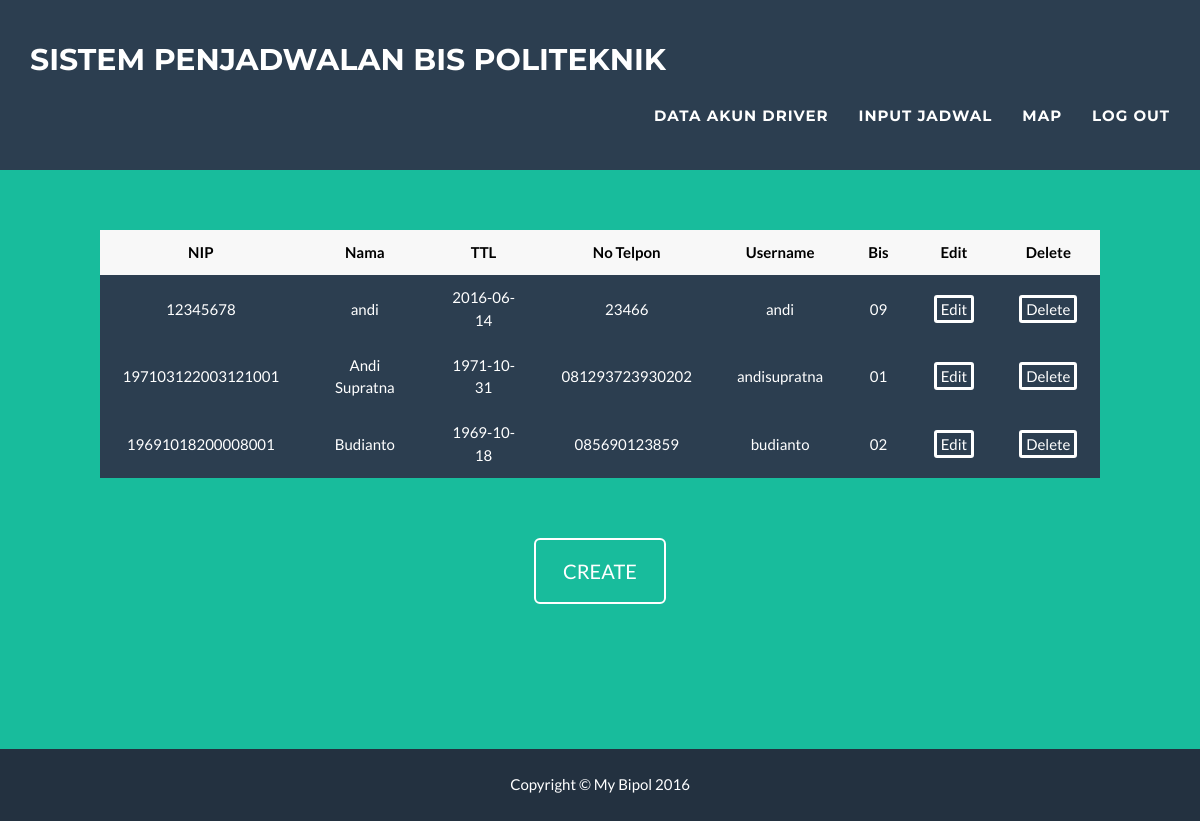
The app's page /admin.php with its own data.
### tables this page shows
CREATE TABLE IF NOT EXISTS `pegawai` (
  `nip` char(18) NOT NULL DEFAULT '',
  `Nama` varchar(30) NOT NULL,
  `tgl_lahir` date DEFAULT NULL,
  `jabatan` varchar(20) DEFAULT NULL,
  `no_telp` char(15) DEFAULT NULL,
  `alamat` varchar(100) DEFAULT NULL,
  `username` varchar(20) NOT NULL DEFAULT '',
  `password` varchar(20) DEFAULT NULL,
  `no_bis` varchar(4) DEFAULT NULL
);

### admin.php (the view, shortened to what this page needs)
<!DOCTYPE html>
<html lang="en">
<head>
    <link href="css/bootstrap.min.css" rel="stylesheet">
    <link href="css/freelancer.css" rel="stylesheet">
	<link rel="stylesheet" type="text/css" href="css/component.css" />
    <link href="font-awesome/css/font-awesome.min.css" rel="stylesheet" type="text/css">
</head>
<body id="page-top" class="index">
    <nav class="navbar navbar-default navbar-fixed-top">
        <div class="container">
            <div class="navbar-header page-scroll">
                <a class="navbar-brand" href="#page-top">SISTEM PENJADWALAN BIS POLITEKNIK</a>
            </div>
            <div class="collapse navbar-collapse" id="bs-example-navbar-collapse-1">
                <ul class="nav navbar-nav navbar-right">
                    <li class="page-scroll">
                        <a href="admin.php">Data Akun Driver</a>
                    </li>
                    <li class="page-scroll">
                        <a href="inputjadwal.php">Input Jadwal</a>
                    </li>
					<li class="page-scroll">
                        <a href="map.php">Map</a>
                    </li>
					<li class="page-scroll">
                        <a href="index.php">Log out</a>
                    </li>
                </ul>
            </div>
        </div>
    </nav>
    <header>
        <div class="container">
			<div class="component">
				<table>
					<thead>
						<tr>
							<th>NIP</th>
							<th>Nama</th>
                            <th>TTL</th>
                            <th>No Telpon</th>
							<th>Username</th>
							<th>Bis</th>
							<th>Edit</th>
							<th>Delete</th>
						</tr>
					</thead>
                    <?php
                        $driverdt=mysql_query("SELECT * FROM pegawai WHERE jabatan='Supir'");
                        while($col=mysql_fetch_array($driverdt)){
                     ?>
					<tbody>
						<tr>
						<td><?php echo $col['nip']?></td>
						<td><?php echo $col['Nama']?></td>
						<td><?php echo $col['tgl_lahir']?></td>
						<td><?php echo $col['no_telp']?></td>
                        <td><?php echo $col['username']?></td>
                        <td><?php echo $col['no_bis']?></td>
						<td class="update">
						<div class="dua">
						<a href="EditDriver.php?id=<?php echo $col['nip'] ?>" class="satu" style="text-decoration:none">
                        Edit
						</a>
						</div>
						</td>
						<td class="delete">
						<a href="DeleteDriver.php?id=<?php echo $col['nip'] ?>" class="satu" style="text-decoration:none">
                        Delete
						</a></td>
						</tr>
                    </tbody>
                    <?php
                        }
                    ?>
				</table>
				<div class="col-lg-8 col-lg-offset-2 text-center">
					<a href="create.php" class="btn btn-lg btn-outline">
                    CREATE
					</a>
				</div>
			</div>
		</div>
    </header>
    <footer class="text-center">
        <div class="footer-below">
            <div class="container">
                <div class="row">
                    <div class="col-lg-12">
                        Copyright &copy; My Bipol 2016
                    </div>
                </div>
            </div>
        </div>
    </footer>
</body>
</html>

### css/freelancer.css (style rules this page uses)
body { overflow-x: hidden; }
a, a:hover, a:focus, a:active, a.active { outline: 0; color: #18bc9c; }
header { text-align: center; color: #fff; background: #18bc9c; }
header .container { padding-top: 100px; padding-bottom: 50px; }
@media (min-width:768px) { header .container { padding-top: 200px; padding-bottom: 100px; } }
@media (min-width:768px) { .navbar-fixed-top { padding: 25px 0; -webkit-transition: padding .3s; -moz-transition: padding .3s; transition: padding .3s; } }
@media (min-width:768px) { .navbar-fixed-top .navbar-brand { font-size: 2em; -webkit-transition: all .3s; -moz-transition: all .3s; transition: all .3s; } }
.navbar { text-transform: uppercase; font-family: Montserrat,"Helvetica Neue",Helvetica,Arial,sans-serif; font-weight: 700; }
.navbar .navbar-nav { letter-spacing: 1px; }
.navbar-default, .navbar-inverse { border: 0; }
.btn-outline { margin-top: 15px; border: solid 2px #fff; font-size: 20px; color: #fff; background: 0 0; transition: all .3s ease-in-out; }
footer { color: #fff; }
footer .footer-below { padding: 25px 0; background-color: #233140; }

### css/component.css (style rules this page uses)
body { font-family: 'Lato', Arial, sans-serif; color: #7c8d87; background: #f8f8f8; }
.satu { padding: 2px 4px; font-size: 100%; color:white; line-height: 1.3333333; border-radius: 3px; border-style:solid; border-color:white; }
.dua { position: relative; min-height: 1px; }
.component { line-height: 1.5em; margin: 0 auto; padding: 2em 0 3em; width: 100%; max-width: 1000px; overflow: hidden; }
table { margin-bottom: 3em; width: 100%; background: #fff; border-radius: 5px; }
td, th { padding: 0.75em 1.5em; text-align: center; }
th { background-color: #f8f8f8; font-weight: bold; color: black; white-space: nowrap; text-align:center; }
tbody tr:nth-child(2n-1) { background-color: #2c3e50; transition: all .125s ease-in-out; }

### records on screen
pegawai: nip "12345678", Nama "andi", tgl_lahir "2016-06-14", no_telp "23466", username "andi", no_bis "09"
pegawai: nip "197103122003121001", Nama "Andi Supratna", tgl_lahir "1971-10-31", no_telp "081293723930202", username "andisupratna", no_bis "01"
pegawai: nip "19691018200008001", Nama "Budianto", tgl_lahir "1969-10-18", no_telp "085690123859", username "budianto", no_bis "02"
